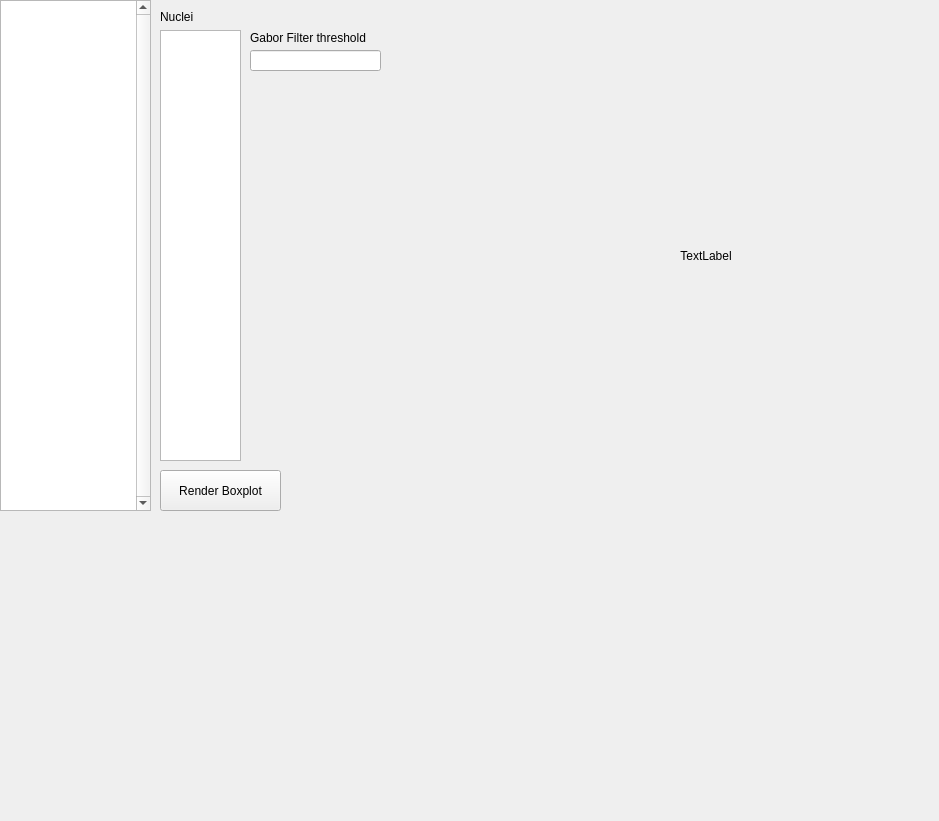
<?xml version="1.0" encoding="UTF-8"?>
<ui version="4.0">
 <class>Form</class>
 <widget class="QWidget" name="Form">
  <property name="geometry">
   <rect>
    <x>0</x>
    <y>0</y>
    <width>939</width>
    <height>821</height>
   </rect>
  </property>
  <property name="windowTitle">
   <string>Form</string>
  </property>
  <widget class="CentrosomeImageQLabel" name="movieImgLabel">
   <property name="geometry">
    <rect>
     <x>450</x>
     <y>0</y>
     <width>512</width>
     <height>512</height>
    </rect>
   </property>
   <property name="text">
    <string>TextLabel</string>
   </property>
   <property name="scaledContents">
    <bool>true</bool>
   </property>
   <property name="alignment">
    <set>Qt::AlignCenter</set>
   </property>
  </widget>
  <widget class="QTreeView" name="experimentsTreeView">
   <property name="geometry">
    <rect>
     <x>0</x>
     <y>0</y>
     <width>151</width>
     <height>511</height>
    </rect>
   </property>
   <property name="verticalScrollBarPolicy">
    <enum>Qt::ScrollBarAlwaysOn</enum>
   </property>
  </widget>
  <widget class="QListView" name="nucleiListView">
   <property name="geometry">
    <rect>
     <x>160</x>
     <y>30</y>
     <width>81</width>
     <height>431</height>
    </rect>
   </property>
   <property name="selectionMode">
    <enum>QAbstractItemView::SingleSelection</enum>
   </property>
  </widget>
  <widget class="QLabel" name="nucleiTitleLbl">
   <property name="geometry">
    <rect>
     <x>160</x>
     <y>10</y>
     <width>56</width>
     <height>13</height>
    </rect>
   </property>
   <property name="text">
    <string>Nuclei</string>
   </property>
  </widget>
  <widget class="MplWidget" name="mplDistance" native="true">
   <property name="geometry">
    <rect>
     <x>0</x>
     <y>500</y>
     <width>941</width>
     <height>321</height>
    </rect>
   </property>
   <property name="sizePolicy">
    <sizepolicy hsizetype="Expanding" vsizetype="Preferred">
     <horstretch>0</horstretch>
     <verstretch>0</verstretch>
    </sizepolicy>
   </property>
   <property name="cursor">
    <cursorShape>CrossCursor</cursorShape>
   </property>
  </widget>
  <widget class="QLineEdit" name="gaborLineEdit">
   <property name="geometry">
    <rect>
     <x>250</x>
     <y>50</y>
     <width>131</width>
     <height>21</height>
    </rect>
   </property>
  </widget>
  <widget class="QLabel" name="gaborThresholdLbl">
   <property name="geometry">
    <rect>
     <x>250</x>
     <y>30</y>
     <width>131</width>
     <height>16</height>
    </rect>
   </property>
   <property name="text">
    <string>Gabor Filter threshold</string>
   </property>
  </widget>
  <widget class="QPushButton" name="renderBoxplotButton">
   <property name="geometry">
    <rect>
     <x>160</x>
     <y>470</y>
     <width>121</width>
     <height>41</height>
    </rect>
   </property>
   <property name="text">
    <string>Render Boxplot</string>
   </property>
  </widget>
 </widget>
 <customwidgets>
  <customwidget>
   <class>MplWidget</class>
   <extends>QWidget</extends>
   <header>gui_mplwidget</header>
   <container>1</container>
  </customwidget>
  <customwidget>
   <class>CentrosomeImageQLabel</class>
   <extends>QLabel</extends>
   <header>gui_centrosome_image_qlabel</header>
  </customwidget>
 </customwidgets>
 <resources/>
 <connections/>
</ui>
